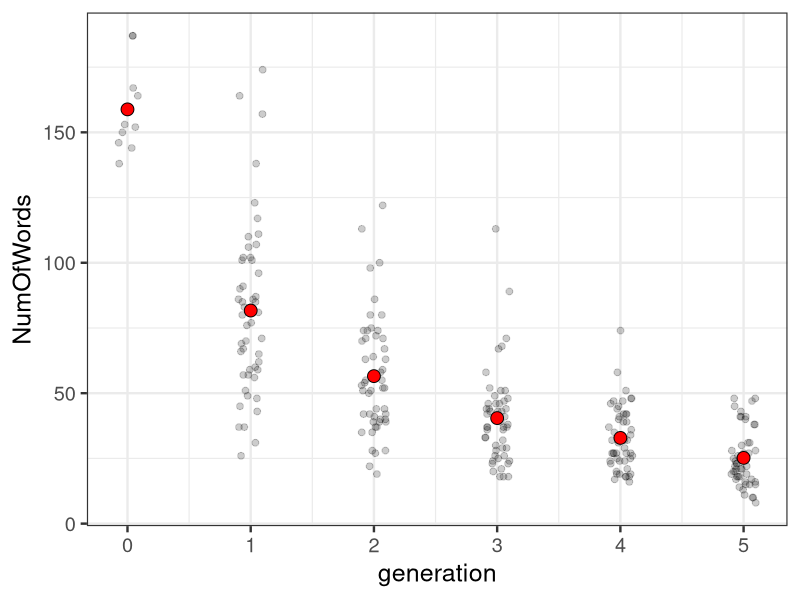

The R source for this figure: (Note: this script raises an error after producing the figure.)
library(tidyverse)
library(here)

# set_here("/Users/elisakreiss/Documents/business/projects/iterated_narration")

# df = read_csv(here("data","02_main","01_reproduction-inLab","raw_confidential.csv"))
# 
# anonymous_df = arrange(df,submission_id) %>% 
#   mutate(id=sort(rep(seq.int(1,length(unique(submission_id))),5))) %>% 
#   select(-comments, -submission_id)
# 
# write.csv(anonymous_df, file = here("data","02_main","01_reproduction-inLab","raw.csv"), row.names = FALSE)

theme_set(theme_bw(18))

df = read_csv(here("data","02_main","01_reproduction-inLab","raw.csv"))

##################
# FLOWCHART DATA #
##################

d_flowchart = df %>%
        select(chain,deadend,generation,reproduction,story_text,story_title)

# there is only one deadend because of multiple entries
d_flowchart[d_flowchart$deadend=="true" & !d_flowchart$generation==5,]

d_flowchart$story_text = gsub("(.{201,}?)\\s", "\\1\n", d_flowchart$story_text)
d_flowchart$reproduction = gsub("(.{61,}?)\\s", "\\1\n", d_flowchart$reproduction)
# write.csv(d_flowchart, file = here("data","02_main","01_reproduction-inLab","flowchart_data.csv"), row.names = FALSE)

##########################
# Subjective Rating Data #
##########################

# seed stories
bees_free = "In late December 2017, a couple in Iowa was checking on their 50 beehives when they discovered a tragic scene. The hives had been overturned and hacked apart, and the equipment had been thrown out of the shed and smashed. This destruction caused the death of about half a million bees and approximately $60,000 in property damage. Nearly three weeks later, police arrested two boys (12 and 13 years old) who, allegedly, were responsible for the damage. The charges against them include criminal mischief, burglary, and offenses to an agricultural animal facility. Since they are still minors, they will be charged in juvenile court where they face up to 10 years in prison and fines of up to $10,000 if convicted. Police officials explained that the investigation is still in progress, and the evidence so far doesn't warrant rushed conclusions about the guilt of the suspects."
bees_jail = "In late December 2017, a couple in Iowa was checking on their 50 beehives when they discovered a tragic scene. The hives had been overturned and hacked apart, and the equipment had been thrown out of the shed and smashed. This destruction caused the death of about half a million bees and approximately $60,000 in property damage. Nearly three weeks later, police arrested two boys (12 and 13 years old) who, allegedly, were responsible for the damage. The charges against them include criminal mischief, burglary, and offenses to an agricultural animal facility. Since they are still minors, they will be charged in juvenile court where they face up to 10 years in prison and fines of up to $10,000 if convicted. Police officials explained that the investigation is still in progress, but the evidence so far overwhelmingly speaks to the guilt of the suspects."
arson_free = "Since mid-April 2018, a region in Bavaria, Germany, has faced a series of fires set by one or more vandals that ignited trash cans, a car, and even an entire town house. At its peak, 8 different fires were started in a single night. Fortunately, nobody was hurt, but the material damages are estimated at around $450,000. The police could not make significant advances in finding the perpetrator until they publicly offered a reward of $6000 for each helpful tip. A crumpled-up black shirt found at one of the crime scenes and bearing a unique design may have been the critical clue. About a week ago, the police arrested a 37 year old suspect on charges of second-degree arson. If found guilty, he will face up to 10 years in prison. According to recent reports though, experts don't believe that the existing evidence clearly points to him."
arson_jail = "Since mid-April 2018, a region in Bavaria, Germany, has faced a series of fires set by one or more vandals that ignited trash cans, a car, and even an entire town house. At its peak, 8 different fires were started in a single night. Fortunately, nobody was hurt, but the material damages are estimated at around $450,000. The police could not make significant advances in finding the perpetrator until they publicly offered a reward of $6000 for each helpful tip. A crumpled-up black shirt found at one of the crime scenes and bearing a unique design may have been the critical clue. About a week ago, the police arrested a 37 year old suspect on charges of second-degree arson. According to recent reports, experts believe that the existing evidence leaves no doubt about his guilt."
smuggler_free = "Thanks to a routine cargo vessel check, the Indonesian police were able to prevent a smuggling attempt. They found about 150 exotic birds stuffed into plastic drain pipes that were sealed at each end by a wire. The animals were meant to be transported to the US, where they were to be sold as pets. Officials assume that the operation was planned and executed by a wildlife trafficking ring. This delivery would have been worth approximately $250,000. Nearly one week after discovering the illegally captured birds, the police arrested four men who purportedly attempted to commit the smuggling. The suspects face up to five years in prison and a fine of up to $8000 if found guilty. The case rests on an anonymous tip, which provides a very weak case for the suspects' guilt. Moreover, all four suspects appear to have plausible alibis. Thus, it seems very unlikely that they were involved."
smuggler_jail = "Thanks to a routine cargo vessel check, the Indonesian police were able to prevent a smuggling attempt. They found about 150 exotic birds stuffed into plastic drain pipes that were sealed at each end by a wire. The animals were meant to be transported to the US, where they were to be sold as pets. Officials assume that the operation was planned and executed by a wildlife trafficking ring. This delivery would have been worth approximately $250,000. Nearly one week after discovering the illegally captured birds, the police arrested four men who purportedly attempted to commit the smuggling. The suspects face up to five years in prison and a fine of up to $8000 if found guilty. The case rests on several eyewitness reports, which provide a very strong case for the suspects' guilt. Moreover, the suspects' testimonies have been found to contain inconsistencies. Thus, it seems very likely that they were involved."
professor_free = "A professor in the Neuroscience department at Corsen University has been accused of sexual harassment. 11 women, all of them former graduate students in the department, have come forward with stories about Prof. Jim Smith. The list of allegations against Smith includes frequently commenting on women's appearance, forcing students to have meetings with him in his private home, and hosting several hot-tub parties that included nudity, which students were present at. Witnesses also claim that it was well-known that Smith engaged in a series of quid pro quo sexual relationships with his female graduate students. An independent investigation by an external law firm was commissioned. If found guilty of sexual harassment, Smith may be suspended for an indefinite amount of time or even fired, a rarity for tenured professors. The report by the official investigation is based on testimony about his character by over 100 of his current and former students, and indicates that the facts are much less clear than the original allegations suggest."
professor_jail = "A professor in the Neuroscience department at Corsen University has been accused of sexual harassment. 11 women, all of them former graduate students in the department, have come forward with stories about Prof. Jim Smith. The list of allegations against Smith includes frequently commenting on women's appearance, forcing students to have meetings with him in his private home, and hosting several hot-tub parties that included nudity, which students were present at. Witnesses also claim that it was well-known that Smith engaged in a series of quid pro quo sexual relationships with his female graduate students. An independent investigation by an external law firm was commissioned. If found guilty of sexual harassment, Smith may be suspended for an indefinite amount of time or even fired, a rarity for tenured professors. The report by the official investigation is based on testimony about his character by over 100 of his current and former students, and indicates that Smith clearly showed a pattern of predatory behavior."
scam_free = "On August 30 2018, 30,000 internet users in Spain received an email with the subject line 'Immediate response required - copyright infringement'. In these emails, the recipients were accused of illegally distributing pornographic content and were instructed to pay $11,500 by the end of September to avoid a lawsuit. Searching for the email address online leads to an official law firm website located in Barcelona. Shortly after the emails were sent out, the law firm disowned them, calling them a hoax. So far, police officials estimate that approximately 5% of the recipients have paid the money. This sums to more than $17 million that have been paid to the scammers. Now, nearly 4 weeks later, the police have tracked down the internet cafe from which the emails were sent. After observing the cafe's camera footage, the police arrested a man and a woman (both 52) who were allegedly responsible for the scam. If found guilty, they face up to 9 years in prison. However, news outlets recently acquired access to the camera footage and found that the video material is of very poor quality and therefore potentially unreliable."
scam_jail = "On August 30 2018, 30,000 internet users in Spain received an email with the subject line 'Immediate response required - copyright infringement'. In these emails, the recipients were accused of illegally distributing pornographic content and were instructed to pay $11,500 by the end of September to avoid a lawsuit. Searching for the email address online leads to an official law firm website located in Barcelona. Shortly after the emails were sent out, the law firm disowned them, calling them a hoax. So far, police officials estimate that approximately 5% of the recipients have paid the money. This sums to more than $17 million that have been paid to the scammers. Now, nearly 4 weeks later, the police have tracked down the internet cafe from which the emails were sent. After observing the cafe's camera footage, the police arrested a man and a woman (both 52) who were allegedly responsible for the scam. If found guilty, they face up to 9 years in prison. Moreover, news outlets recently acquired access to the camera footage and found that the video material is of very high quality and therefore undoubtedly reliable."

seeds = tibble(
  story_title = c("bees_free","bees_jail","arson_free","arson_jail","smuggler_free","smuggler_jail","professor_free","professor_jail","scam_free","scam_jail"), 
  reproduction = c(bees_free,bees_jail,arson_free,arson_jail,smuggler_free,smuggler_jail,professor_free,professor_jail,scam_free,scam_jail),
  generation = 0,
  chain = "0")

# collect reproductions from first study

# choose 5 full chains per story
selectChains <- function(condition){
  chains = df %>% 
    filter((generation == 5) & (story_title == condition)) %>% 
    select(chain) %>% 
    distinct() %>% 
    slice(1:5)
  return(chains)
}

target_chains = bind_rows(selectChains('arson_free'),selectChains('arson_jail'),selectChains('bees_free'),selectChains('bees_jail'),selectChains('professor_free'),selectChains('professor_jail'),selectChains('scam_free'),selectChains('scam_jail'),selectChains('smuggler_free'),selectChains('smuggler_jail'))

d_subj_ratings = df %>% 
  subset(chain %in% target_chains$chain) %>% 
  select(chain,generation,reproduction,story_text,story_title) %>%  
  # only choose rows with reproductions that don't occur as story_text in the next generation
  filter((reproduction %in% story_text | generation == 5)) %>% 
  group_by(chain,generation) %>% 
  sample_n(1) %>% 
  select(-story_text) %>% 
  bind_rows(seeds) 

# table(d_subj_ratings$chain,d_subj_ratings$generation)

# write.table(d_subj_ratings, file = here("experiments","02_main","02_subjective-ratings","trial_info","reproduction-data.csv"), sep=";", row.names = FALSE, qmethod = "double")

#######################
# Sub-Corpus analysis #
#######################

df_clean = d_subj_ratings %>%
  mutate(NumOfChars=str_length(reproduction)) %>% 
  mutate(NumOfWords=str_count(reproduction, boundary("word")))

# 0.9950305
cor(df_clean$NumOfChars,df_clean$NumOfWords)

plot_corpus_length = ggplot(data = df_clean, mapping = aes(x = generation, y = NumOfWords)) +
  # individual data points (jittered horizontally)
  geom_point(alpha = 0.2,
             position = position_jitter(width = 0.1, height = 0),
             size = 2) + 
  # error bars 
  stat_summary(fun.data = "mean_cl_boot",
               geom = "linerange",
               color = "black",
               size = 1) + 
  # means
  stat_summary(fun.y = "mean",
               geom = "point",
               shape = 21,
               fill = "red",
               color = "black",
               size = 4) 

ggsave(plot_corpus_length,path = here("writing","2019_cogsci","graphs","corpus_length.png"))

################################
# Subjective Rating Pilot Data #
################################

# randomly choose two complete chains that are not in main experiment (jail and free condition) for pilot
d_pilot = df %>% 
  filter(chain=="mMLRHJaK0CYrkHG1" | chain=="b2lFKlRgR8OxDUPI") %>% 
  select(chain,generation,reproduction,story_title)

write.table(d_pilot, file = here("experiments","01_pilot","09_subjective-ratings","trial_info","pilot-reproduction-data.csv"), sep=";", row.names = FALSE, qmethod = "double")
